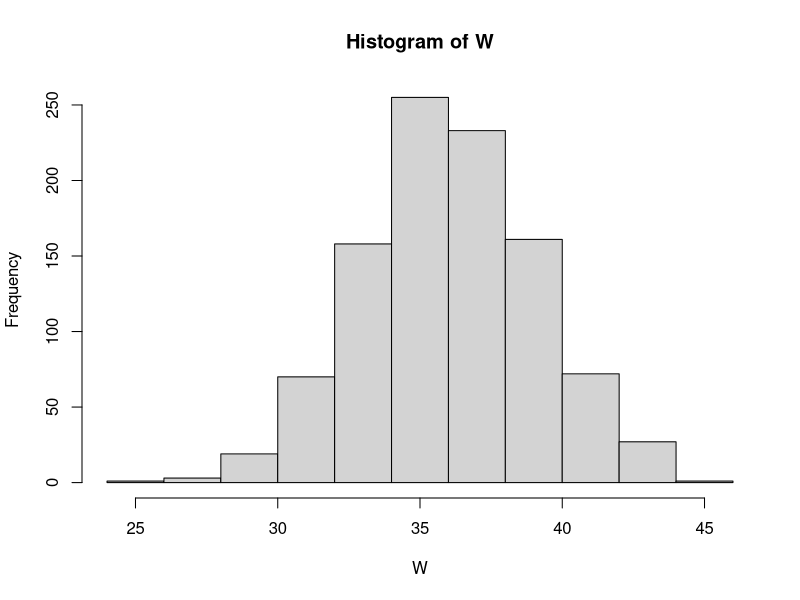
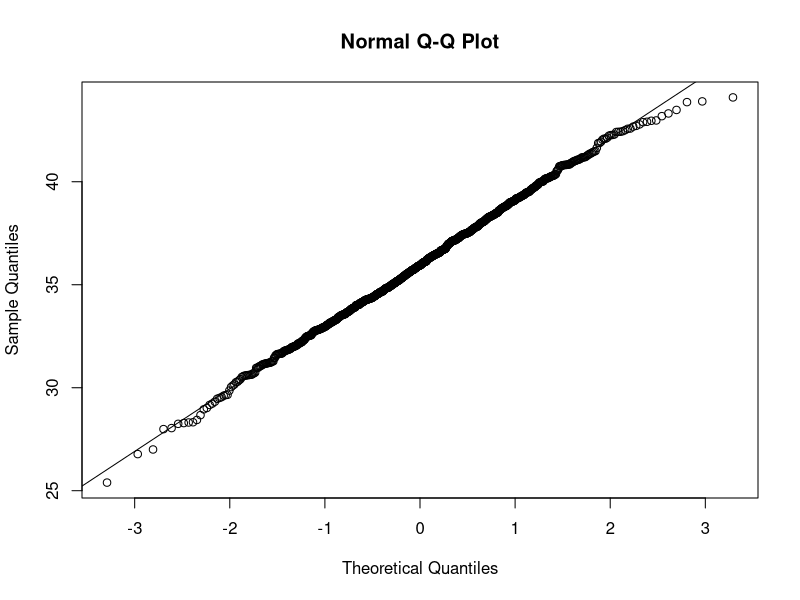
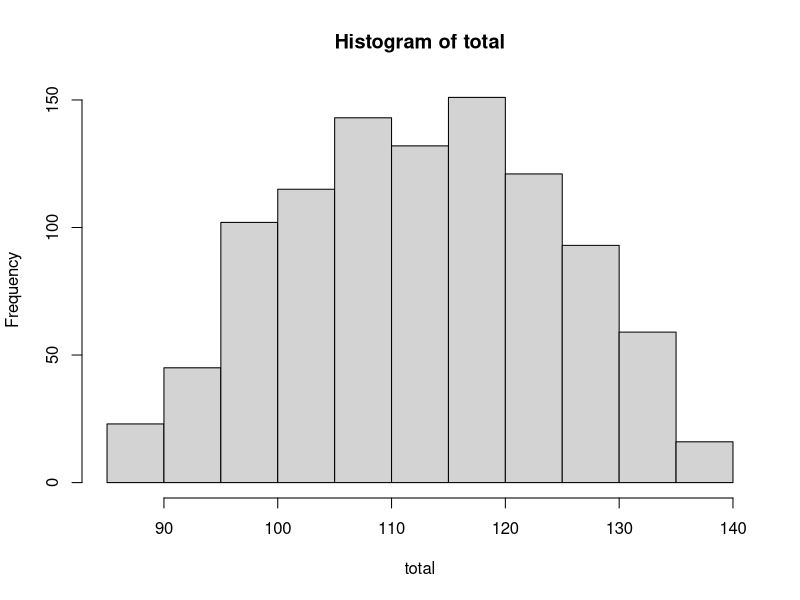
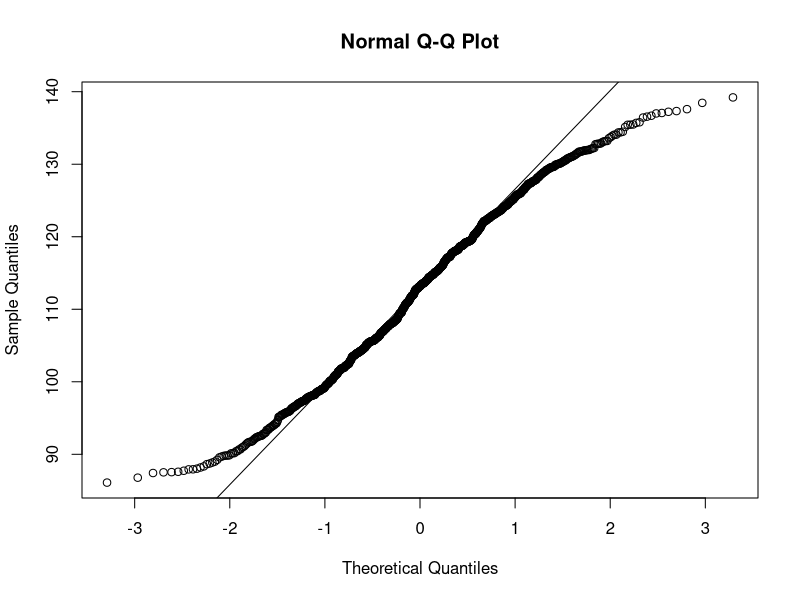
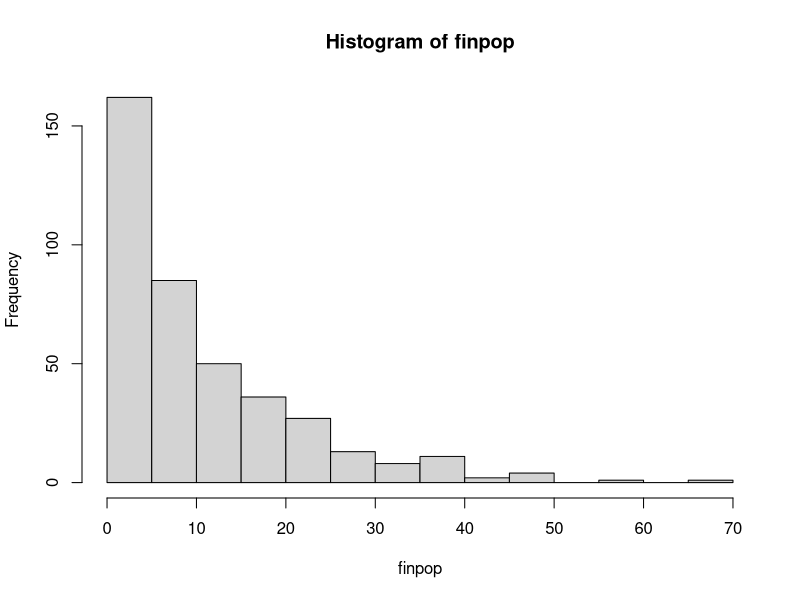
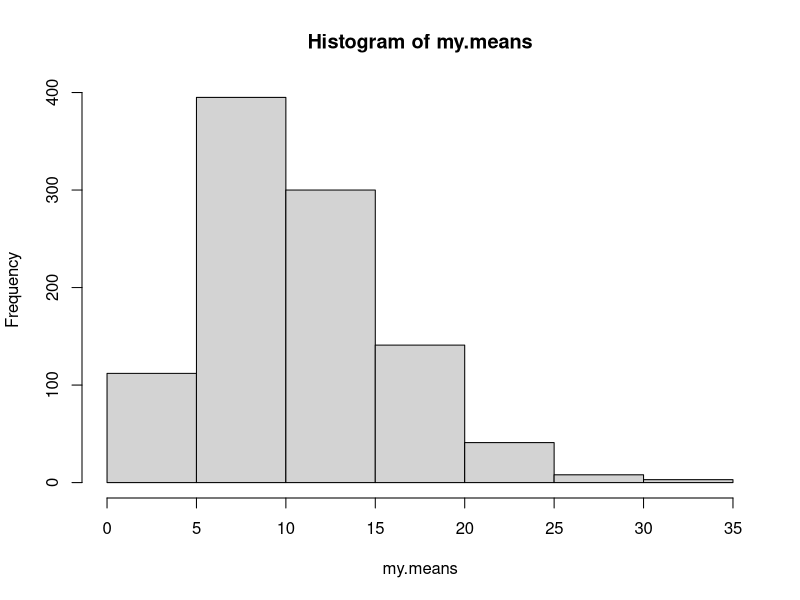
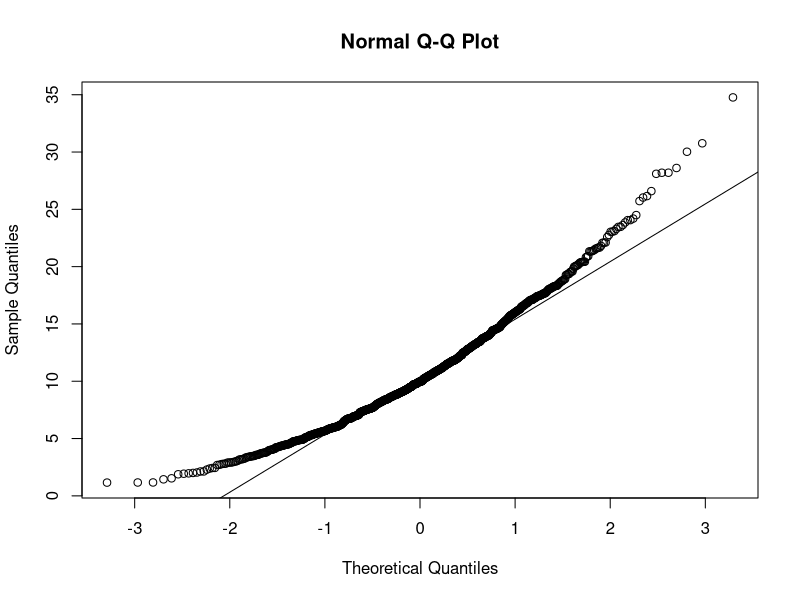
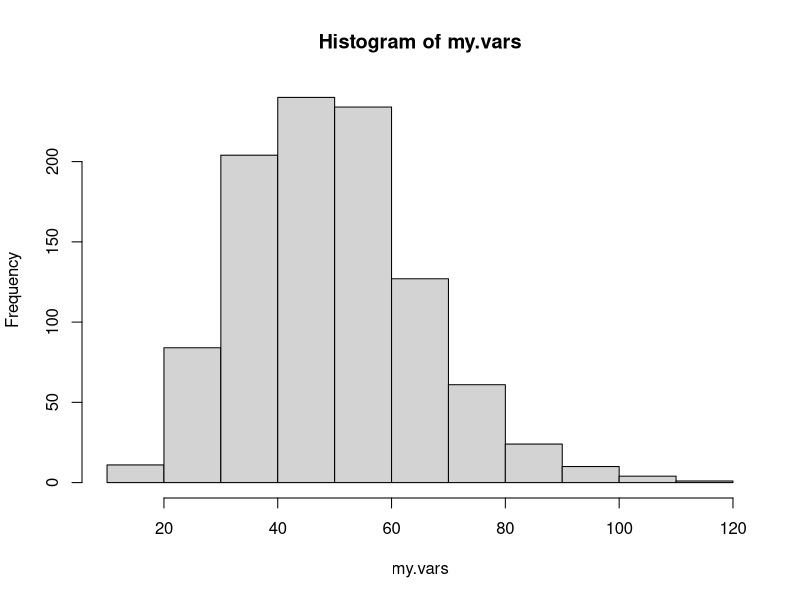

These figures' R source, in order:
##Chapter Sampling Distributions
##Exercises
##R Scripts
##
##-----------------------------
#Exercise 13
## X1,X2,..X10 ~ N(20, 8^2), Y1, Y2,..Y15 ~ N(16,7^2)
## W = mean(X)+mean(Y)
 W <- numeric(1000)
 set.seed(0)
    for (i in 1:1000)
    {
         x <- rnorm(10, 20, 8)  #draw 10 from N(20, 8^2)
         y <- rnorm(15, 16, 7)  #draw 15 from N(16, 7^2)
        W[i] <- mean(x)+mean(y) #save sum of means
    }

    hist(W)
    dev.new()
    qqnorm(W)
    qqline(W)
    
    mean(W < 40)
    
#--------------------
#Exercise 16

X<-runif(1000,40, 60)
Y<-runif(1000,45, 80)

total <- X+Y

hist(total)
dev.new()
qqnorm(total)
qqline(total)

mean(total < 90)


#----------------
#27 Finite pop simulation
N <- 400 # population size
n <- 5 # sample size
finpop <- rexp(N, 1/10) # Create a finite pop. of size N=400 from
# Exp(1/10)
hist(finpop) # distribution of your finite pop.
mean(finpop) # mean (mu) of your pop.
sd(finpop) # stdev (sigma) of your pop.
sd(finpop)/sqrt(n) # theoretical standard error of sampling
# dist. of mean(x), with replacement
sd(finpop)/sqrt(n) * sqrt((N-n)/(N-1)) # without replacement

my.means <- numeric(1000)
for (i in 1:1000)
{
x <- sample(finpop, n) # Random sample of size n (w/o replacement)
my.means[i] <- mean(x) # Find mean of sample, store in my.means
}
hist(my.means)
dev.new() # new graphics device
qqnorm(my.means)
qqline(my.means)
mean(my.means)
sd(my.means) # estimated standard error of sampling
             # distribution

#----------------------------
#28
my.vars <- numeric(1000)
for (i in 1:1000)
{
x <- rnorm(20, 25, 7)
my.vars[i] <- var(x)
}
mean(my.vars)
var(my.vars)
hist(my.vars)
dev.new() # new graphics device
qqnorm(my.vars)
qqline(my.vars)
